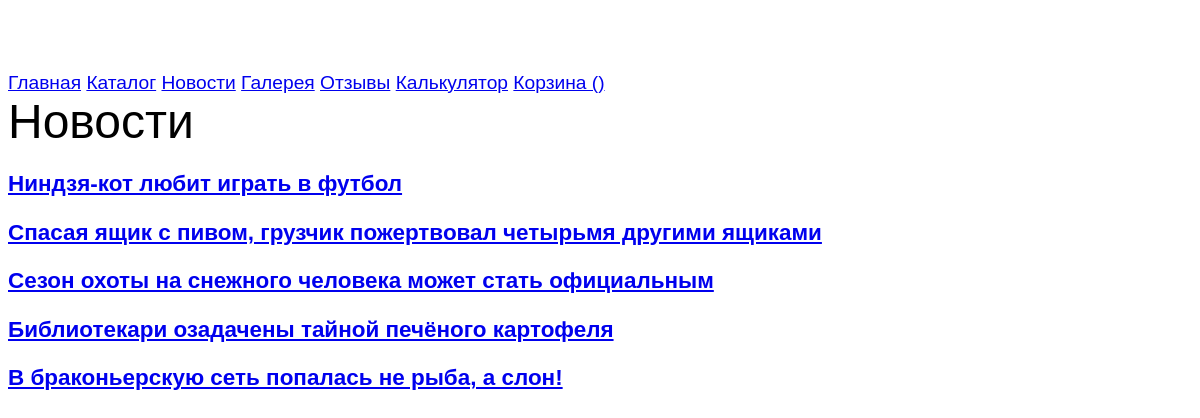
Page /news on the committed database.
### tables this page shows
CREATE TABLE `news` (
  `id` int NOT NULL,
  `title` text NOT NULL,
  `text` text NOT NULL,
  `likes` int NOT NULL
);

### engine/db.php (called while the page is built, shortened)
<?php
function getDb()
{
  static $db = null;
  if (is_null($db)) {
    $db = @mysqli_connect(HOST, USER, PASS, DB) or die("Could not connect: " . mysqli_connect_error());
  }
  return $db;
}
function getAssocResult($sql)
{
  $db = getDb();
  $result = @mysqli_query($db, $sql) or die(mysqli_error($db));
  $array_result = [];
  while ($row = mysqli_fetch_assoc($result))
    $array_result[] = $row;
  return $array_result;
}

### engine/news.php (called while the page is built, shortened)
<?php
function getNews()
{
  return getAssocResult("SELECT * FROM news");
}

### engine/controller.php (called while the page is built, shortened)
<?php
function prepareVariables($page, $action)
{
  $params['layout'] = 'main';
  switch ($page) {
    case 'news':
      $params['news'] = getNews();
      break;
  }
  return $params;
}

### templates/news.php (the view)
<h1>Новости</h1>
<?php foreach ($news as $item):?>
    <div class="h3-news-titel">
        <a href="/newsone/?id=<?=$item['id']?>"><h3><?=$item['title']?></h3></a>
    </div>
<? endforeach;?>

### public/css/style.css (style rules this page uses)
body { font: normal 1.2em Verdana,Arial,sans-serif; height: 100%; padding-bottom: 1px; padding-top: 64px; }
h1 { font: normal 2.5em Arial,sans-serif; margin: 0; padding: 0; }

### rows in the picture
news: title "Ниндзя-кот любит играть в футбол"
news: title "Спасая ящик с пивом, грузчик пожертвовал четырьмя другими ящиками"
news: title "Сезон охоты на снежного человека может стать официальным"
news: title "Библиотекари озадачены тайной печёного картофеля"
news: title "В браконьерскую сеть попалась не рыба, а слон!"
